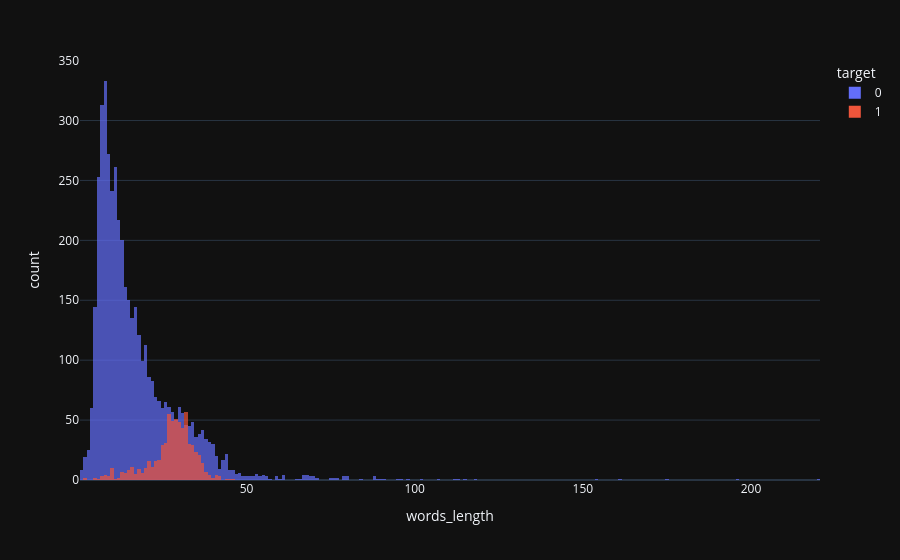

Source (notebook cell):
### Code cell
px.histogram(df,x='words_length', color='target', barmode='overlay', opacity=0.7)

### Figure 1 — Plotly figure (JSON) as saved in the notebook; plotly's stock layout.template omitted (floating-point values rounded to 4 significant figures; data arrays with more than 128 entries replaced by an {"elided": "..."} marker saying what was removed)
{"data": [{"bingroup": "x", "hovertemplate": "target=0<br>words_length=%{x}<br>count=%{y}<extra></extra>", "legendgroup": "0", "marker": {"color": "#636efa", "opacity": 0.7, "pattern": {"shape": ""}}, "name": "0", "orientation": "v", "showlegend": true, "type": "histogram", "x": {"elided": "4516 int values"}, "xaxis": "x", "yaxis": "y"}, {"bingroup": "x", "hovertemplate": "target=1<br>words_length=%{x}<br>count=%{y}<extra></extra>", "legendgroup": "1", "marker": {"color": "#EF553B", "opacity": 0.7, "pattern": {"shape": ""}}, "name": "1", "orientation": "v", "showlegend": true, "type": "histogram", "x": {"elided": "653 int values"}, "xaxis": "x", "yaxis": "y"}], "layout": {"barmode": "overlay", "legend": {"title": {"text": "target"}, "tracegroupgap": 0}, "margin": {"t": 60}, "xaxis": {"anchor": "y", "domain": [0, 1], "title": {"text": "words_length"}}, "yaxis": {"anchor": "x", "domain": [0, 1], "title": {"text": "count"}}}}
